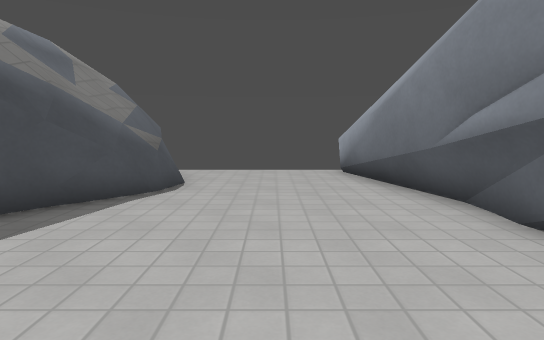
view 1 (above)

12 first-person views from a walk through a level from a Godot 3-D game. The camera is 1.2 m above the floor, tilts 6° down and sees 75° across. The floor is counted in squares, 1 m on a side. Each view is taken from the middle of a square. On the plan, view 1 faces up. The plan holds only what a view shows up to about 14 squares ahead; the rest is blank. The place goes on beyond the plan. Surface patterns are stand-ins for the level's own textures.

view 2
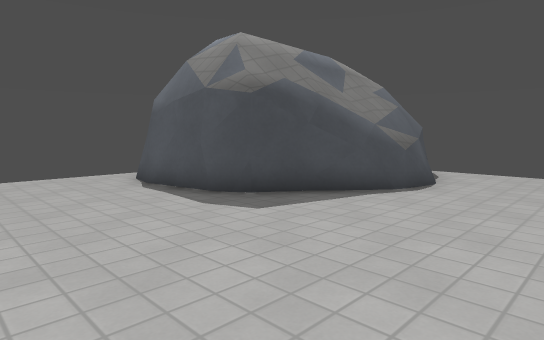

view 3
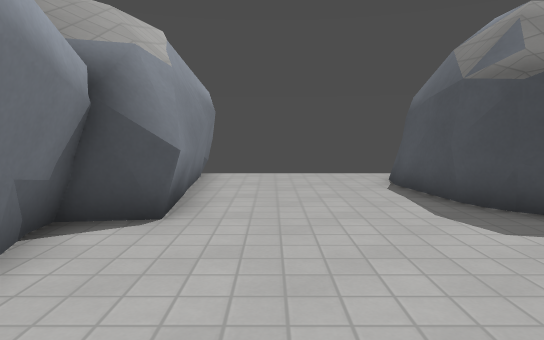

view 4
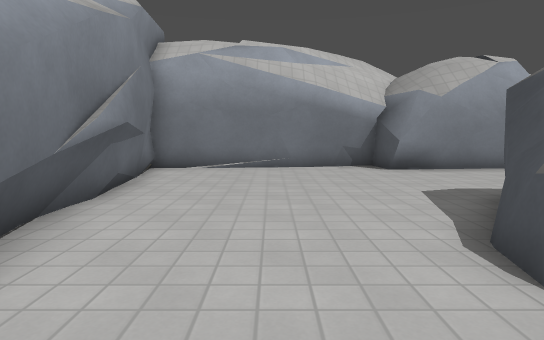

view 5
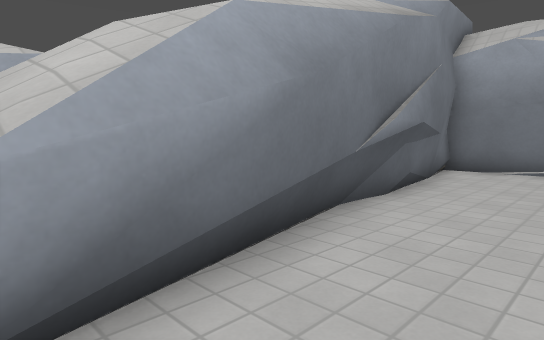

view 6
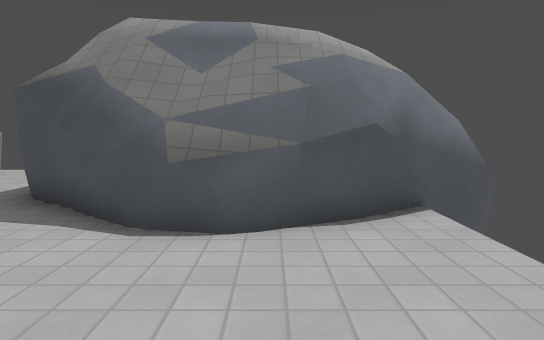

view 7
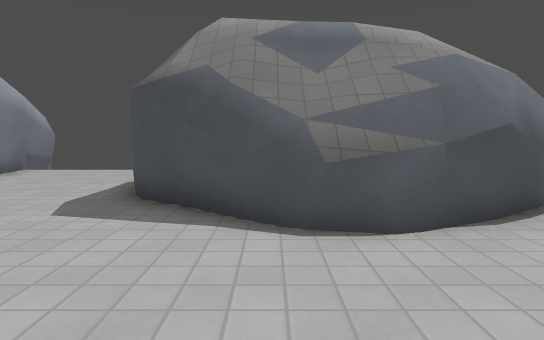

view 8
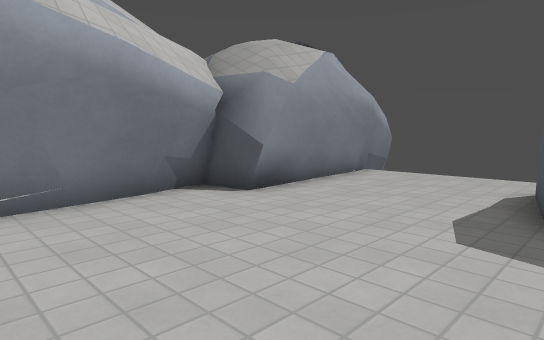

view 9
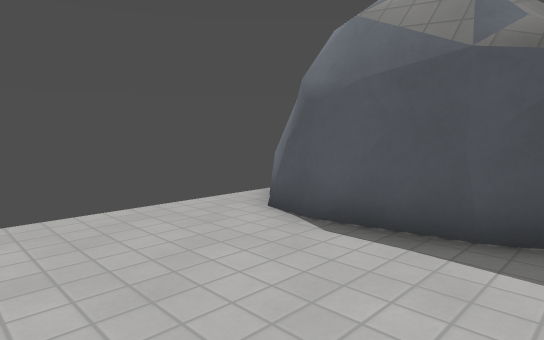

view 10
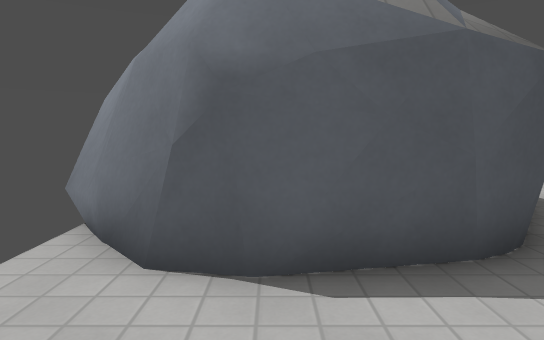

view 11
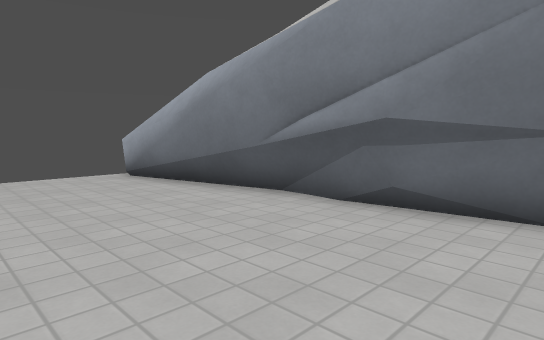

view 12
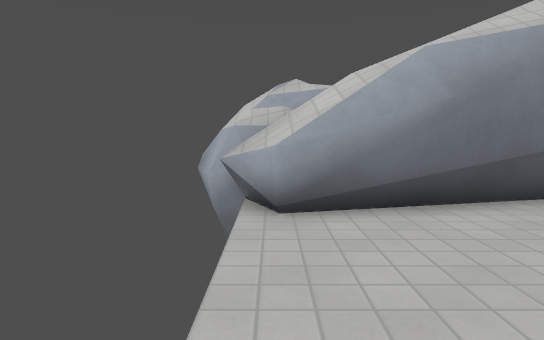

### Floor plan
Points are (right, up) in squares from view 1. A wall is a line through its corners. A room is listed if a view was taken in it or the views show most of it. See-through windows are left out.
Room 1 (views 1, 2, 3, 4, 5, 6, 7, 8, 9, 10, 11, 12)
walls: (-4.2, 4.6) (-5.3, 4.1) (-7.6, 4.1); (-3.6, 6) (-3.8, 5.6) (-3.8, 5); (-2.6, 7.1) (-4.3, 4.5) (-5.2, 4.2); (-3, 7) (-3.2, 6.2); (-5.3, 4.1) (-7.1, 3.9) (-8, 4.3); (-3.1, 7.5) (-3.6, 5.5); (-2.7, 7.7) (-3.1, 6.7); (-4, -0.4) (-3.6, -1.3) (3.9, -0.7); (-4.2, -0.4) (-3.8, -0.7); (-4.3, -0.5) (-3.7, -1); (-1.1, -1.1) (0.1, -1); (-7.2, 4) (-8, 4.1) (-9.4, 5.6); (3.2, 3.5) (3.2, 5.8); (-4.5, -0.6) (-3.5, -1.3) (-3.1, -1.2); (-4.9, -0.5) (-4.3, -0.7); (-3.2, 9.5) (-3.1, 7.4); (-3.7, -1.5) (3.9, -0.8) (3, 3.8); (-3.4, 9.6) (-3.3, 8.2); (-7.8, 4.3) (-8.5, 5.1); (-7.9, 4.2) (-9.1, 5.1); (-8, 4.6) (-8.9, 5.3); (2.3, 8.4) (2.5, 10.6); (3.6, 1.2) (2, 10.9); (-3.4, 10.2) (-3.3, 9.4); (-3.2, 10.4) (-3.2, 10); (2.2, 9.7) (2.3, 11.1); (-7.5, -0.5) (-5.6, -0.6); (-3.7, 11) (-3.4, 10.4); (-3.4, 11.1) (-2.3, 7.9); (-4, 11.4) (-3.2, 10.4) (-3.1, 9.3); (4, -0.8) (3.7, 1.1); (-9, -0.6) (-8.1, -0.7); (-4.4, 12.4) (-3.8, 11.1); (-9.7, -1.1) (-8.3, -0.8); (-4.7, 12.9) (-2.9, 10.2); (-4.5, 13) (-2.5, 9); (-10.6, -0.9) (-3.8, -0.4) (-3.7, -1.4)
low walls: (-4.1, 4.7) (-4.5, 4.4); (-3.2, 6.2) (-3.5, 5.8); (-5, 4.2) (-6.8, 3.9); (-2.3, 7.9) (-2.9, 6.6); (-2.2, 8.2) (-2.4, 7.4); (-2.3, 8.4) (-2.4, 7.6); (3.4, 5.2) (2.4, 9.3); (-2.7, 9.5) (-2.5, 7.6); (2.4, 9.5) (2, 10.9)

Positions as (right, up) in squares from view 1, and headings:
1: (0, 0), facing up
2: (1, 0), facing up-left
3: (1, 1), facing left
4: (0, 11), facing down
5: (0, 11), facing down-right
6: (2, 9), facing left
7: (2, 7), facing left
8: (1, 5), facing down-left
9: (-4, 0), facing up-left
10: (-7, 1), facing up
11: (-2, 1), facing up-right
12: (-3, 11), facing right
